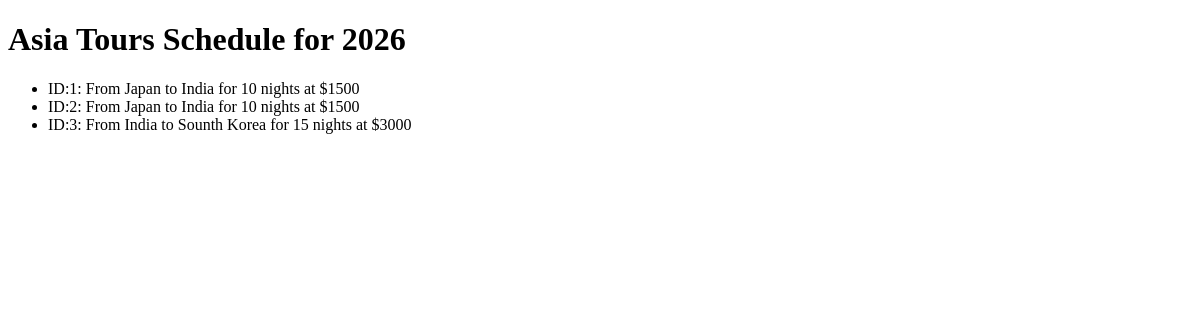
Before: / with the older database file.
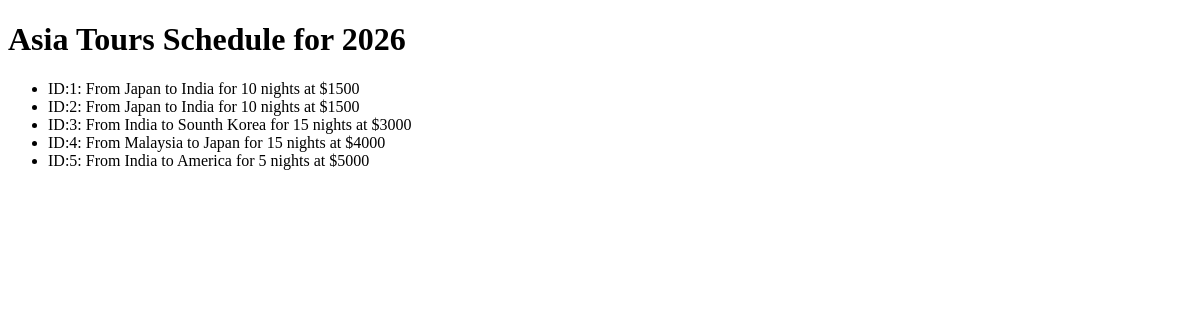
After: the same page with the newer database file.
### asiatouragency/models.py (models this page shows)
class Tour(models.Model):
    origin_country = models.CharField(max_length=64)
    destination_country = models.CharField(max_length=64)
    number_of_nights = models.IntegerField()
    price = models.IntegerField()
    def __str__(self):
        return f"ID:{self.id}: From {self.origin_country} to {self.destination_country} for {self.number_of_nights} nights at ${self.price}"

### asiatouragency/views.py (the view)
# urls.py: path('', views.index, name='index'),
def index(request):
    tours = Tour.objects.all()
    context = {'tours': tours}
    return render(request, "tours/index.html", context)

### asiatouragency/templates/tours/index.html (shortened to what this page needs)
<!DOCTYPE html>
<html lang="en">
<head>
</head>
<body>
    <h1>Asia Tours Schedule for 2026</h1>
    <ul>
        {% for tour in tours %}
            <li>{{ tour }}</li>
        {% endfor %}
    </ul>
</body>
</html>

Changed rows visible on the page:
added Tour: id+origin_country+destination_country "ID:4: From Malaysia to Japan for 15 nights at $4000"
added Tour: id+origin_country+destination_country "ID:5: From India to America for 5 nights at $5000"
